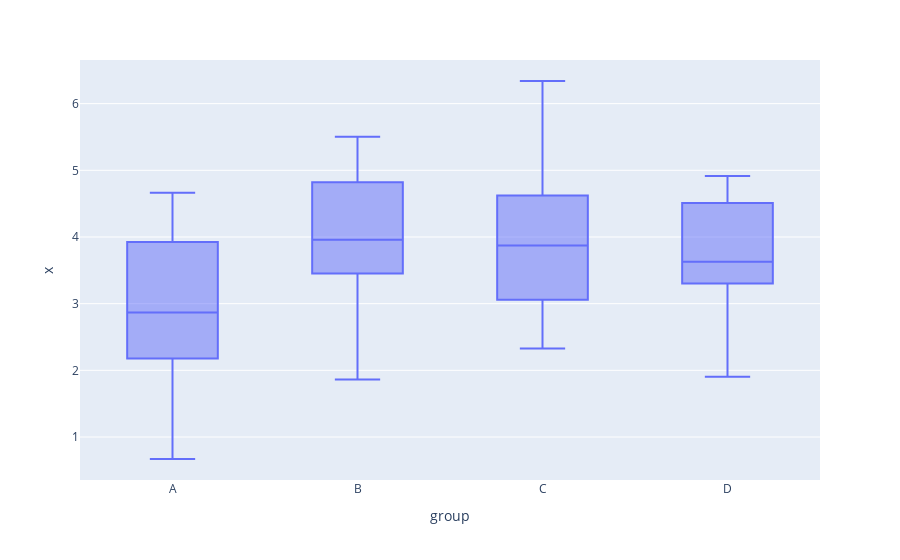

The notebook cell saved with this chart:
### Code cell
# boxplots of x by group
plotly.offline.iplot(
    plotly.express.box(data1, x = "group", y = "x")
)

### Figure 1 — Plotly figure (JSON) as saved in the notebook; plotly's stock layout.template omitted (floating-point values rounded to 4 significant figures)
{"data": [{"alignmentgroup": "True", "hoverlabel": {"namelength": 0}, "hovertemplate": "group=%{x}<br>x=%{y}", "legendgroup": "", "marker": {"color": "#636efa"}, "name": "", "notched": false, "offsetgroup": "", "orientation": "v", "showlegend": false, "type": "box", "x": ["A", "A", "A", "A", "A", "A", "A", "A", "A", "A", "A", "A", "A", "A", "A", "A", "A", "A", "A", "A", "A", "A", "A", "A", "A", "B", "B", "B", "B", "B", "B", "B", "B", "B", "B", "B", "B", "B", "B", "B", "B", "B", "B", "B", "B", "B", "B", "B", "B", "B", "C", "C", "C", "C", "C", "C", "C", "C", "C", "C", "C", "C", "C", "C", "C", "C", "C", "C", "C", "C", "C", "C", "C", "C", "C", "D", "D", "D", "D", "D", "D", "D", "D", "D", "D", "D", "D", "D", "D", "D", "D", "D", "D", "D", "D", "D", "D", "D", "D", "D"], "x0": " ", "xaxis": "x", "y": [4.665, 0.7854, 2.866, 2.932, 2.246, 2.72, 1.884, 1.555, 2.742, 2.103, 3.966, 4.241, 0.6703, 3.91, 3.283, 3.513, 2.631, 2.605, 2.126, 4.59, 2.196, 4.512, 3.809, 2.908, 4.445, 4.99, 3.828, 4.061, 5.285, 3.851, 5.329, 1.863, 3.958, 4.449, 5.322, 4.766, 3.228, 3.99, 3.947, 3.477, 2.865, 2.565, 2.982, 3.858, 5.008, 3.736, 5.503, 3.992, 3.385, 4.614, 6.339, 4.156, 4.847, 3.504, 3.937, 4.58, 3.052, 2.434, 3.061, 3.76, 6.125, 3.327, 3.872, 5.614, 3.045, 4.332, 4.376, 3.008, 3.407, 2.328, 5.12, 4.665, 3.05, 3.493, 4.606, 1.903, 4.646, 4.485, 2.01, 3.323, 4.164, 3.644, 3.463, 4.585, 3.622, 2.337, 3.63, 4.7, 2.115, 4.354, 3.419, 3.912, 2.671, 3.478, 4.721, 4.623, 3.24, 4.424, 4.913, 3.526], "y0": " ", "yaxis": "y"}], "layout": {"boxmode": "group", "legend": {"tracegroupgap": 0}, "margin": {"t": 60}, "xaxis": {"anchor": "y", "domain": [0, 1], "title": {"text": "group"}}, "yaxis": {"anchor": "x", "domain": [0, 1], "title": {"text": "x"}}}}
